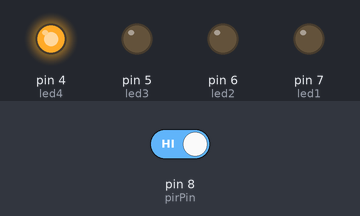
The sketch below on a simulated Arduino Uno, built with avr-gcc and run on an emulated ATmega328P. Shown: output pins drawn as LEDs (lit = HIGH). The test bench sets the inputs (shaded band); at power-on: pin 8 (pirPin) HIGH.

Above: at 7.0 s.
7.1 s: pin 8 (pirPin) driven LOW
At 10.4 s:
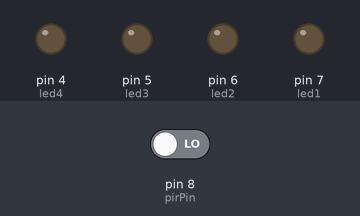
11.1 s: pin 8 (pirPin) driven HIGH
At 12.0 s:
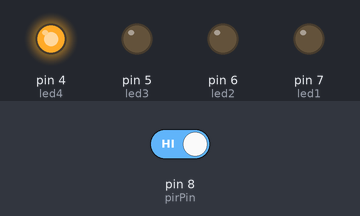
Timing chart, 0 to 24.8 s (numbered marks = the images above; inputs shaded):
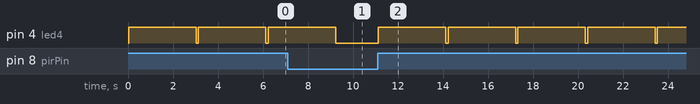

Measured:
- after the input at 7.1 s, pin 4 (led4): goes on until 9.2 s, then stays LOW
- after the input at 11.1 s, pin 4 (led4): alternates HIGH for 3.0 s and LOW for 0.10 s, starting at once
- by itself, pin 4 (led4): alternates HIGH for 3.0 s and LOW for 0.10 s

The sketch:

dht11_bluetooth.ino
```cpp
#include <dht11.h>
#include <SoftwareSerial.h>

#define trigPin 13
#define echoPin 12

SoftwareSerial mySerial(10, 11); // RX, TX
int led1 = 7;
int led2 = 6;
int led3 = 5;
int led4 = 4;

int pirPin = 8;
int val;


dht11 DHT11;
int DHT11PIN = 2;

unsigned long previousMillis = 0;

void setup()
{
	pinMode(led1, OUTPUT);
	pinMode(led2, OUTPUT);
	pinMode(led3, OUTPUT);
	pinMode(led4, OUTPUT);
	pinMode(pirPin, INPUT);

	pinMode(trigPin, OUTPUT);
	pinMode(echoPin, INPUT);

	mySerial.begin(9600);
	mySerial.println("Uygulama Baslatildi");
}

void loop()
{
	MotionSensor();

}

void HavaDurumu()
{
	//Sensörden gelen bilgi olup olmadýðýný kontrol eder, chk 0 ise sorun var demek
	int chk = DHT11.read(DHT11PIN);


	unsigned long currentMillis = millis();
	if (currentMillis - previousMillis >= 3000)
	{
		/*save the last time you blinked the LED*/
		previousMillis = currentMillis;

		mySerial.print("Nem (%): ");
		mySerial.println((float)DHT11.humidity, 2);

		mySerial.print("Sicaklik : ");
		mySerial.print((float)DHT11.temperature, 2);
		mySerial.println(" C");

		mySerial.print("Dew Point: ");
		mySerial.println(DHT11.dewPoint(), 2);

		mySerial.println("____________________________");


	}
}

void LEDControl()
{
	char ch = mySerial.read();
	if (ch == '1')
	{
		digitalWrite(led1, !digitalRead(led1));
		if (digitalRead(led1) == HIGH)
		{
			mySerial.println("LED 1 yandi");
		}
		else
		{
			mySerial.println("LED 1 sondu");
		}
	}
	if (ch == '2')
	{
		digitalWrite(led2, !digitalRead(led2));
		if (digitalRead(led2) == HIGH)
		{
			mySerial.println("LED 2 yandi");
		}
		else
		{
			mySerial.println("LED 2 sondu");
		}
	}
	if (ch == '3')
	{
		digitalWrite(led3, !digitalRead(led3));
		if (digitalRead(led3) == HIGH)
		{
			mySerial.println("LED 3 yandi");
		}
		else
		{
			mySerial.println("LED 3 sondu");
		}
	}
	if (ch == '4')
	{
		digitalWrite(led4, !digitalRead(led4));
		if (digitalRead(led4) == HIGH)
		{
			mySerial.println("LED 4 yandi");
		}
		else
		{
			mySerial.println("LED 4 sondu");
		}
	}
	if (ch == '5')
	{
		digitalWrite(led1, LOW);
		digitalWrite(led2, LOW);
		digitalWrite(led3, LOW);
		digitalWrite(led4, LOW);
		mySerial.println("Tum LED'ler sondu");
	}
	if (ch == '6')
	{
		digitalWrite(led1, HIGH);
		digitalWrite(led2, HIGH);
		digitalWrite(led3, HIGH);
		digitalWrite(led4, HIGH);
		mySerial.println("Tum LED'ler yandi");
	}
}

void SonicSensor()
{
	long duration, distance;
	digitalWrite(trigPin, LOW);  // Added this line
	delayMicroseconds(2); // Added this line
	digitalWrite(trigPin, HIGH);
	//  delayMicroseconds(1000); - Removed this line
	delayMicroseconds(10); // Added this line
	digitalWrite(trigPin, LOW);
	duration = pulseIn(echoPin, HIGH);
	distance = (duration / 2) / 29.1;

	if (distance < 10 || distance >3000)
	{
		/*mySerial.println("No Object");*/
	}
	else
	{
		mySerial.println(distance);
	}


	delay(100);

}

void MotionSensor()
{
	val = digitalRead(pirPin); //read state of the PIR

	if (val == LOW) {
		Serial.println("No motion"); //if the value read is low, there was no motion
		digitalWrite(led4, LOW);
	}
	else if(val==HIGH) {
		Serial.println("Motion!"); //if the value read was high, there was motion
		digitalWrite(led4, HIGH);
		delay(3000);
	}
	digitalWrite(led4, LOW);
	delay(100);
}
```
